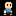

A level layout from a 2D game, rendered from its tile map. Below: a short description, then the map file with tile-grid data replaced by summaries:
An orthogonal 1x1 tile map with 16x16 px tiles, 1 tile layer (avatar) and 2 objects (2x collider).

<map version="1.0" orientation="orthogonal" renderorder="right-up" width="1" height="1" tilewidth="16" tileheight="16" nextobjectid="13">
 <properties>
  <property name="image" value="oldhero.png" />
  <property name="script" value="com.platut.scripts.PlayerController" />
 </properties>
 <tileset firstgid="1" name="oldhero" tilewidth="16" tileheight="16" tilecount="30" columns="6">
  <image source="../oldhero.png" width="96" height="80" />
  <tile id="0">
   <objectgroup draworder="index">
    <object id="1" name="sensor" type="collider" x="4" y="10" width="8" height="6">
     <properties>
      <property name="restitution" type="float" value="0" />
      <property name="sensor" type="bool" value="false" />
     </properties>
     <ellipse />
    </object>
    <object id="3" name="body" type="collider" x="4" y="1" width="8" height="12">
     <properties>
      <property name="restitution" type="float" value="0" />
     </properties>
    </object>
   </objectgroup>
   <animation>
    <frame tileid="0" duration="1000" />
    <frame tileid="1" duration="200" />
    <frame tileid="2" duration="200" />
    <frame tileid="3" duration="100" />
   </animation>
  </tile>
  <tile id="6">
   <animation>
    <frame tileid="6" duration="100" />
    <frame tileid="7" duration="100" />
    <frame tileid="8" duration="100" />
    <frame tileid="9" duration="100" />
    <frame tileid="10" duration="100" />
    <frame tileid="11" duration="100" />
   </animation>
  </tile>
  <tile id="12">
   <animation>
    <frame tileid="12" duration="1000" />
    <frame tileid="13" duration="1000" />
    <frame tileid="14" duration="1000" />
   </animation>
  </tile>
  <tile id="18">
   <animation>
    <frame tileid="18" duration="100" />
    <frame tileid="19" duration="100" />
    <frame tileid="20" duration="100" />
    <frame tileid="21" duration="100" />
    <frame tileid="22" duration="100" />
    <frame tileid="23" duration="100" />
   </animation>
  </tile>
  <tile id="24">
   <animation>
    <frame tileid="24" duration="100" />
    <frame tileid="25" duration="100" />
    <frame tileid="26" duration="100" />
   </animation>
  </tile>
 </tileset>
 <layer name="avatar" width="1" height="1">
  <data>[1 cells, 1 non-empty, 1 distinct tile ids]</data>
 </layer>
</map>